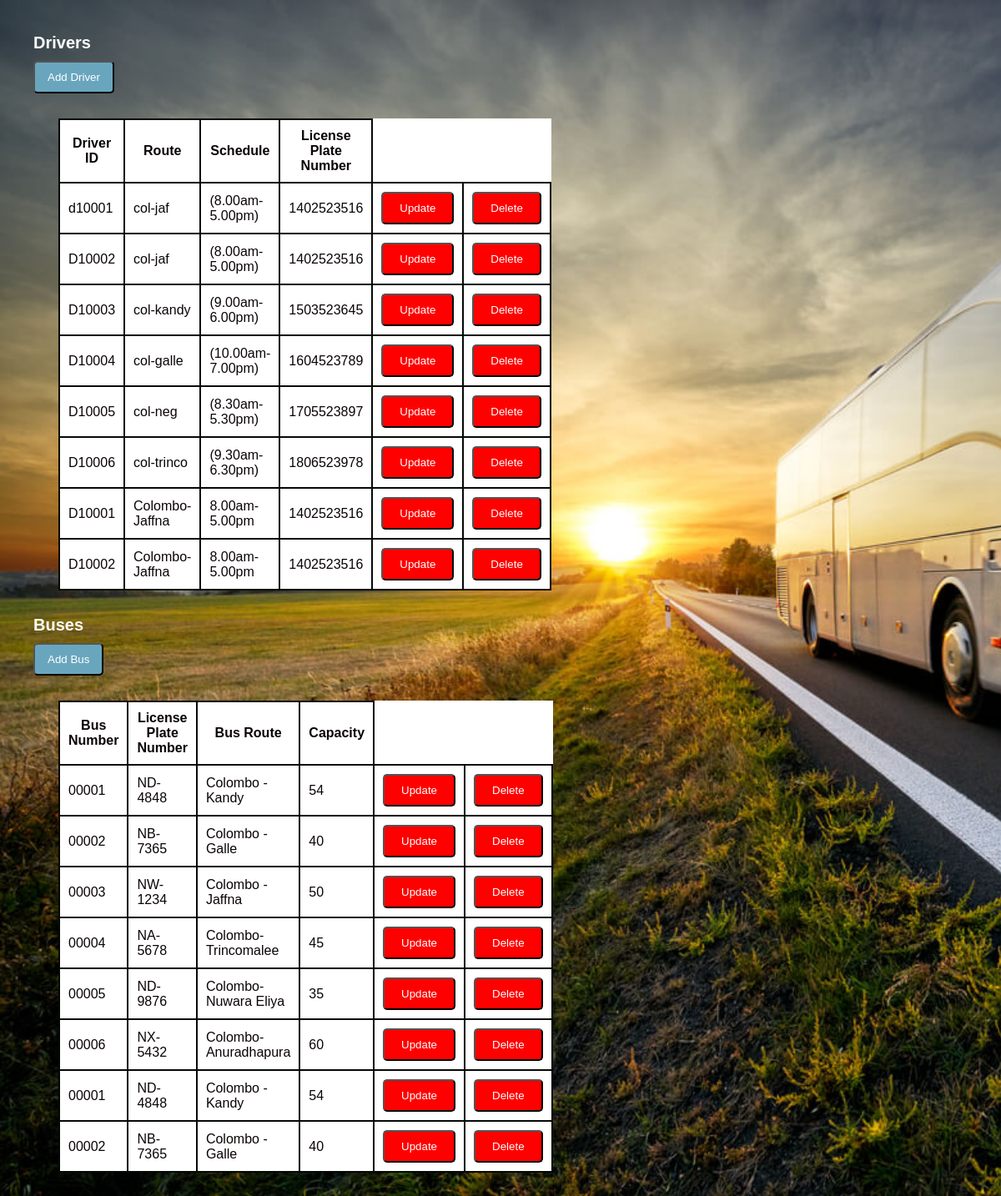
The page /Admin/Admin/admin/admin.php on the database its author committed.
### tables this page shows
CREATE TABLE `driver` (
  `D_ID` char(10) NOT NULL,
  `D_Route` varchar(30) DEFAULT NULL,
  `D_Schedule` varchar(250) DEFAULT NULL,
  `License_No` varchar(10) DEFAULT NULL,
  `U_ID` char(10) DEFAULT NULL
);

CREATE TABLE `buses` (
  `B_No` char(10) NOT NULL,
  `number_plate` varchar(20) DEFAULT NULL,
  `main_Bus_Route` varchar(20) DEFAULT NULL,
  `capacity` int(11) DEFAULT NULL
);

### Admin/Admin/admin/admin.php (the view, shortened to what this page needs)
<?php require_once('../../../ums/inc/connectionbus.php');?>
<?php
    $element = "";
    $query = "SELECT * FROM driver";
    $table = mysqli_query($connect, $query);
    if ($table){
        while($row = mysqli_fetch_assoc($table)){
            $element .= "<tr>";
            $element .= "<td>{$row['D_ID']}</td>";
            $element .= "<td>{$row['D_Route']}</td>";
            $element .= "<td>{$row['D_Schedule']}</td>";
            $element .= "<td>{$row['License_No']}</td>";
            $element .= '<td><button class="update-driver">Update</button></td>';
            $element .= '<td><button class="delete-driver">Delete</button></td>';
            $element .= "</tr>";
        }
    }else {
        echo "Database query failed";
    }
?>
<?php
    $bus_list = "";
    $query = "SELECT * FROM buses";
    $table = mysqli_query($connect, $query);
    if ($table){
        while($row = mysqli_fetch_assoc($table)){
             $bus_list .= "<tr>";
             $bus_list .= "<td>{$row['B_No']}</td>";
             $bus_list .= "<td>{$row['number_plate']}</td>";
             $bus_list .= "<td>{$row['main_Bus_Route']}</td>";
             $bus_list .= "<td>{$row['capacity']}</td>";
             $bus_list .= '<td><button class="update-driver">Update</button></td>';
             $bus_list .= '<td><button class="delete-driver">Delete</button></td>';
             $bus_list .= "</tr>";
        }
    }else {
        echo "Database query failed";
    }
?>
<!DOCTYPE html>
<html>
  <head>
    <link rel="stylesheet" type="text/css" href="admin.css">
  </head>
  <body background="bus.jpg" >
    <div class="container">
      <div class="drivers">
        <h2>Drivers</h2>
  	    <a href="form.php">
        <button class="add-driver">Add Driver</button>
  	    </a>
        <table>
          <thead>
            <tr>
              <th>Driver ID</th>
  			      <th>Route</th>
  			      <th>Schedule</th>
              <th>License Plate Number</th>
            </tr>
          </thead>
          <tbody>
               <?php echo $element; ?>
            <tr>
              <td>D10001</td>
  			      <td>Colombo-Jaffna</td>
  			      <td>8.00am-5.00pm</td>
              <td>1402523516</td>
  			      <td><button class="update-driver">Update</button></td>
  			      <td><button class="delete-driver">Delete</button></td>
            </tr>
            <tr>
              <td>D10002</td>
  			      <td>Colombo-Jaffna</td>
  			      <td>8.00am-5.00pm</td>
              <td>1402523516</td>
  			      <td><button class="update-driver">Update</button></td>
  			      <td><button class="delete-driver">Delete</button></td>
            </tr>
          </tbody>
        </table>
      </div>
      <div class="buses">
        <h2>Buses</h2>
  	    <a href="busf.php">
        <button class="add-bus">Add Bus</button>
  	    </a>
        <table>
          <thead>
            <tr>
              <th>Bus Number</th>
    			    <th>License Plate Number</th>
              <th>Bus Route</th>
    			    <th>Capacity</th>
            </tr>
          </thead>
          <tbody>
             <?php echo $bus_list; ?>
            <tr>
              <td>00001</td>
  			      <td>ND-4848</td>
              <td>Colombo - Kandy</td>
              <td>54</td>
  			      <td><button class="update-driver">Update</button></td>
  			      <td><button class="delete-driver">Delete</button></td>
            </tr>
            <tr>
              <td>00002</td>
  			      <td>NB-7365</td>
              <td>Colombo - Galle</td>
              <td>40</td>
  			      <td><button class="update-driver">Update</button></td>
  			      <td><button class="delete-driver">Delete</button></td>
            </tr>
          </tbody>
        </table>
      </div>
    </div>
  </body>
</html>

### Admin/Admin/admin/admin.css (style rules this page uses)
* { color: white; }
body { color: white; font-family: sans-serif; background-size: cover; margin: 30px; padding: 10px; }
.container { width: 500px; margin: 0 left; }
h2 { font-size: 20px; margin: 0 0 10px 0; }
.drivers, .buses { color: #010E0E; margin-bottom: 10px; }
.add-driver, .add-bus { background-color: #69A6BE; color: white; padding: 10px 15px; border-radius: 5px; cursor: pointer; }
table { background: white; color: white; border-collapse: collapse; margin:30px; }
table th { color: white; color: #0B0404; border: 2px solid #040905; padding: 10px; }
table td { color: white; color: #0B0404; border: 2px solid #040905; padding: 10px; }
.update-driver, .update-bus { background-color: red; color: white; padding: 10px 20px; border-radius: 5px; cursor: pointer; }
.delete-driver, .delete-bus { background-color: red; color: white; padding: 10px 20px; border-radius: 5px; cursor: pointer; }

### rows shown on the page
driver: D_ID "d10001", D_Route "col-jaf", D_Schedule "(8.00am-5.00pm)", License_No "1402523516"
driver: D_ID "D10002", D_Route "col-jaf", D_Schedule "(8.00am-5.00pm)", License_No "1402523516"
driver: D_ID "D10003", D_Route "col-kandy", D_Schedule "(9.00am-6.00pm)", License_No "1503523645"
driver: D_ID "D10004", D_Route "col-galle", D_Schedule "(10.00am-7.00pm)", License_No "1604523789"
driver: D_ID "D10005", D_Route "col-neg", D_Schedule "(8.30am-5.30pm)", License_No "1705523897"
driver: D_ID "D10006", D_Route "col-trinco", D_Schedule "(9.30am-6.30pm)", License_No "1806523978"
buses: B_No "00001", number_plate "ND-4848", main_Bus_Route "Colombo - Kandy", capacity "54"
buses: B_No "00002", number_plate "NB-7365", main_Bus_Route "Colombo - Galle", capacity "40"
buses: B_No "00003", number_plate "NW-1234", main_Bus_Route "Colombo - Jaffna", capacity "50"
buses: B_No "00004", number_plate "NA-5678", main_Bus_Route "Colombo-Trincomalee", capacity "45"
buses: B_No "00005", number_plate "ND-9876", main_Bus_Route "Colombo-Nuwara Eliya", capacity "35"
buses: B_No "00006", number_plate "NX-5432", main_Bus_Route "Colombo-Anuradhapura", capacity "60"
